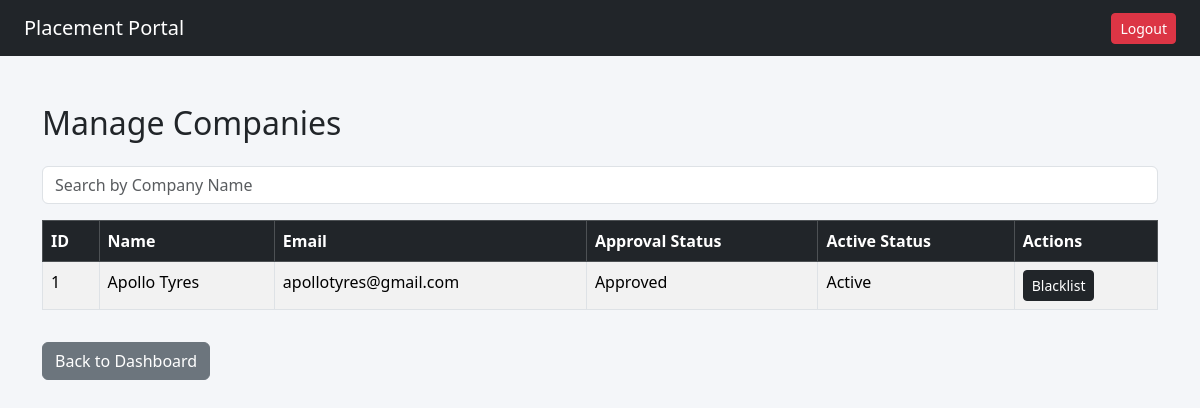
/admin/companies (signed in), run on an earlier commit of the app's database.
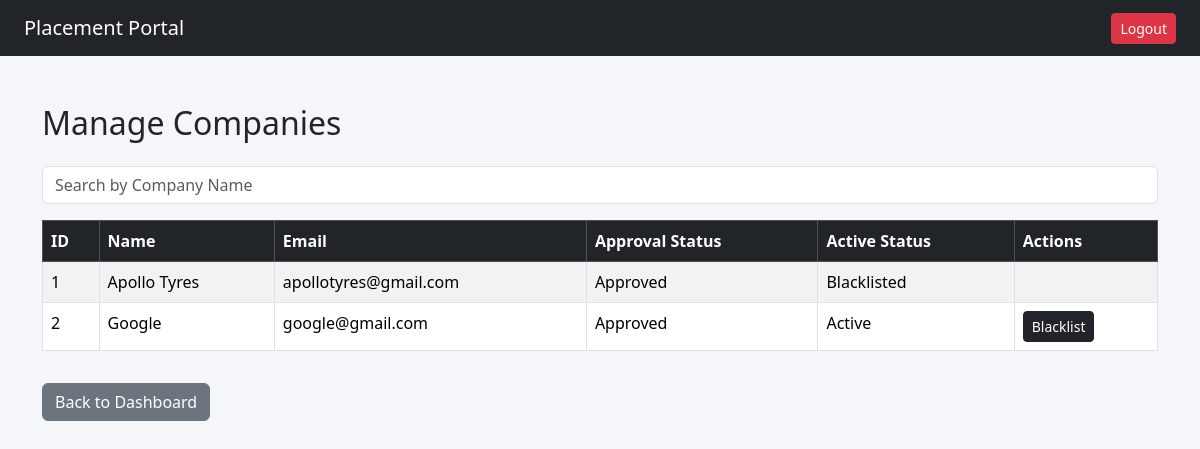
And on a later commit of the database.
### tables this page shows
CREATE TABLE company (
          id INTEGER PRIMARY KEY AUTOINCREMENT,
          name TEXT NOT NULL,
          email TEXT UNIQUE NOT NULL,
          password TEXT NOT NULL,
          hr_contact TEXT,
          website TEXT,
          approval_status TEXT DEFAULT 'Pending',
          is_active INTEGER DEFAULT 1,
          created_at TEXT          
        );

### app.py (the view)
@app.route('/admin/companies')
def view_companies():
    if session.get('role') != 'admin':
        return redirect('/')
    search = request.args.get('search')
    conn = get_connection()
    cursor = conn.cursor()
    if search:
        cursor.execute("""
            SELECT * FROM company
            WHERE name LIKE ?
        """, (f'%{search}%',))
    else:
        cursor.execute("SELECT * FROM company")
    companies = cursor.fetchall()
    conn.close()
    return render_template("admin/companies.html", companies=companies)

### database.py (called while the page is built)
def get_connection():
    conn = sqlite3.connect(DB_NAME)
    conn.row_factory = sqlite3.Row
    return conn

### templates/admin/companies.html (shortened to what this page needs)
{% extends "base.html" %}
{% block content %}
<h2 class="mb-4">Manage Companies</h2>
<form method="GET" class="mb-3">
    <input type="text"
           name="search"
           class="form-control"
           placeholder="Search by Company Name">
</form>
<table class="table table-bordered table-striped">
    <thead class="table-dark">
        <tr>
            <th>ID</th>
            <th>Name</th>
            <th>Email</th>
            <th>Approval Status</th>
            <th>Active Status</th>
            <th>Actions</th>
        </tr>
    </thead>
    <tbody>
        {% for company in companies %}
        <tr>
            <td>{{ company.id }}</td>
            <td>{{ company.name }}</td>
            <td>{{ company.email }}</td>
            <td>{{ company.approval_status }}</td>
            <td>
                {% if company.is_active == 1 %}
                    Active
                {% else %}
                    Blacklisted
                {% endif %}
            </td>
            <td>
                {% if company.is_active == 1 %}
                <form action="/admin/blacklist/company/{{ company.id }}"
                      method="POST"
                      style="display:inline;">
                    <button type="submit"
                            class="btn btn-dark btn-sm">
                        Blacklist
                    </button>
                </form>
                {% endif %}
            </td>
        </tr>
        {% endfor %}
    </tbody>
</table>
<a href="/admin/dashboard" class="btn btn-secondary mt-3">
    Back to Dashboard
</a>
{% endblock %}

### templates/base.html (shortened to what this page needs)
<!DOCTYPE html>
<html>
<head>
    <link href="https://cdn.jsdelivr.net/npm/bootstrap@5.3.2/dist/css/bootstrap.min.css" rel="stylesheet">
    <link rel="stylesheet" href="{{ url_for('static', filename='style.css') }}">
</head>
<body>
<nav class="navbar navbar-dark bg-dark px-4">
    <a class="navbar-brand" href="/">Placement Portal</a>
    {% if session.get('user_id') %}
        <a href="/logout" class="btn btn-danger btn-sm">Logout</a>
    {% endif %}
</nav>
<div class="container mt-5">
    {% block content %}{% endblock %}
</div>
</body>
</html>

### static/style.css (style rules this page uses)
body { background-color: #f4f6f9; }

What changed in the data, as far as the page shows it:
changed company "Apollo Tyres": is_active "Active Blacklist" → "Blacklisted"
added company: id "2", name "Google", email "google@gmail.com", approval_status "Approved", is_active "Active"
